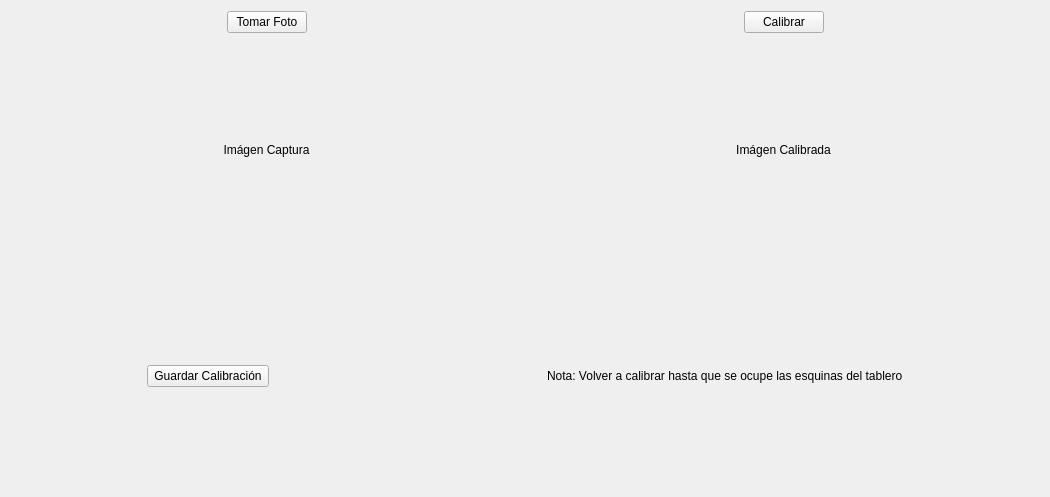
<?xml version="1.0" encoding="UTF-8"?>
<ui version="4.0">
 <class>MainWindow</class>
 <widget class="QMainWindow" name="MainWindow">
  <property name="geometry">
   <rect>
    <x>0</x>
    <y>0</y>
    <width>1050</width>
    <height>497</height>
   </rect>
  </property>
  <property name="windowTitle">
   <string>Calibrador de Tablero</string>
  </property>
  <property name="styleSheet">
   <string notr="true"/>
  </property>
  <widget class="QWidget" name="centralWidget">
   <layout class="QVBoxLayout" name="verticalLayout">
    <item>
     <layout class="QHBoxLayout" name="topHorizontalLayout">
      <item>
       <spacer name="horizontalSpacer_2">
        <property name="orientation">
         <enum>Qt::Horizontal</enum>
        </property>
        <property name="sizeHint" stdset="0">
         <size>
          <width>40</width>
          <height>20</height>
         </size>
        </property>
       </spacer>
      </item>
      <item>
       <widget class="QPushButton" name="botonTomar">
        <property name="styleSheet">
         <string notr="true"/>
        </property>
        <property name="text">
         <string>Tomar Foto</string>
        </property>
       </widget>
      </item>
      <item>
       <spacer name="horizontalSpacer_4">
        <property name="orientation">
         <enum>Qt::Horizontal</enum>
        </property>
        <property name="sizeHint" stdset="0">
         <size>
          <width>40</width>
          <height>20</height>
         </size>
        </property>
       </spacer>
      </item>
      <item>
       <spacer name="horizontalSpacer">
        <property name="orientation">
         <enum>Qt::Horizontal</enum>
        </property>
        <property name="sizeHint" stdset="0">
         <size>
          <width>40</width>
          <height>20</height>
         </size>
        </property>
       </spacer>
      </item>
      <item>
       <widget class="QPushButton" name="botonCalibrar">
        <property name="styleSheet">
         <string notr="true"/>
        </property>
        <property name="text">
         <string>Calibrar</string>
        </property>
       </widget>
      </item>
      <item>
       <spacer name="horizontalSpacer_3">
        <property name="orientation">
         <enum>Qt::Horizontal</enum>
        </property>
        <property name="sizeHint" stdset="0">
         <size>
          <width>40</width>
          <height>20</height>
         </size>
        </property>
       </spacer>
      </item>
     </layout>
    </item>
    <item>
     <layout class="QHBoxLayout" name="horizontalLayout_2">
      <item>
       <widget class="QLabel" name="label_ori">
        <property name="lineWidth">
         <number>1</number>
        </property>
        <property name="text">
         <string>Imágen Captura</string>
        </property>
        <property name="alignment">
         <set>Qt::AlignCenter</set>
        </property>
       </widget>
      </item>
      <item>
       <widget class="QLabel" name="label_cali">
        <property name="text">
         <string>Imágen Calibrada</string>
        </property>
        <property name="alignment">
         <set>Qt::AlignCenter</set>
        </property>
       </widget>
      </item>
     </layout>
    </item>
    <item>
     <layout class="QHBoxLayout" name="horizontalLayout">
      <item>
       <spacer name="horizontalSpacer_6">
        <property name="orientation">
         <enum>Qt::Horizontal</enum>
        </property>
        <property name="sizeHint" stdset="0">
         <size>
          <width>40</width>
          <height>20</height>
         </size>
        </property>
       </spacer>
      </item>
      <item>
       <widget class="QPushButton" name="botonGuardar">
        <property name="styleSheet">
         <string notr="true"/>
        </property>
        <property name="text">
         <string> Guardar Calibración </string>
        </property>
       </widget>
      </item>
      <item>
       <spacer name="horizontalSpacer_5">
        <property name="orientation">
         <enum>Qt::Horizontal</enum>
        </property>
        <property name="sizeHint" stdset="0">
         <size>
          <width>40</width>
          <height>20</height>
         </size>
        </property>
       </spacer>
      </item>
      <item>
       <spacer name="horizontalSpacer_7">
        <property name="orientation">
         <enum>Qt::Horizontal</enum>
        </property>
        <property name="sizeHint" stdset="0">
         <size>
          <width>40</width>
          <height>20</height>
         </size>
        </property>
       </spacer>
      </item>
      <item>
       <widget class="QLabel" name="label">
        <property name="text">
         <string>Nota: Volver a calibrar hasta que se ocupe las esquinas del tablero</string>
        </property>
       </widget>
      </item>
      <item>
       <spacer name="horizontalSpacer_8">
        <property name="orientation">
         <enum>Qt::Horizontal</enum>
        </property>
        <property name="sizeHint" stdset="0">
         <size>
          <width>40</width>
          <height>20</height>
         </size>
        </property>
       </spacer>
      </item>
     </layout>
    </item>
   </layout>
  </widget>
 </widget>
 <layoutdefault spacing="6" margin="11"/>
 <resources/>
 <connections/>
</ui>
